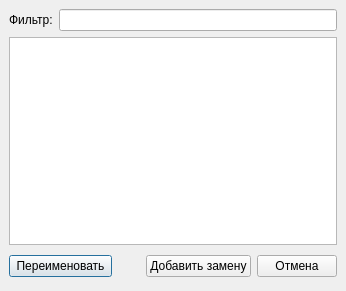
<ui version="4.0" >
 <class>ZamenaAddDialog</class>
 <widget class="QDialog" name="ZamenaAddDialog" >
  <property name="geometry" >
   <rect>
    <x>0</x>
    <y>0</y>
    <width>346</width>
    <height>291</height>
   </rect>
  </property>
  <property name="windowTitle" >
   <string>Dialog</string>
  </property>
  <layout class="QVBoxLayout" >
   <property name="margin" >
    <number>9</number>
   </property>
   <property name="spacing" >
    <number>6</number>
   </property>
   <item>
    <layout class="QHBoxLayout" >
     <property name="margin" >
      <number>0</number>
     </property>
     <property name="spacing" >
      <number>6</number>
     </property>
     <item>
      <widget class="QLabel" name="label" >
       <property name="text" >
        <string>Фильтр:</string>
       </property>
      </widget>
     </item>
     <item>
      <widget class="QLineEdit" name="le1" />
     </item>
    </layout>
   </item>
   <item>
    <widget class="SqlTable" name="tw" />
   </item>
   <item>
    <layout class="QHBoxLayout" >
     <property name="margin" >
      <number>0</number>
     </property>
     <property name="spacing" >
      <number>6</number>
     </property>
     <item>
      <widget class="QPushButton" name="pb_rename" >
       <property name="text" >
        <string> Переименовать </string>
       </property>
      </widget>
     </item>
     <item>
      <spacer>
       <property name="orientation" >
        <enum>Qt::Horizontal</enum>
       </property>
       <property name="sizeHint" >
        <size>
         <width>131</width>
         <height>31</height>
        </size>
       </property>
      </spacer>
     </item>
     <item>
      <widget class="QPushButton" name="pb_add_zamena" >
       <property name="text" >
        <string>Добавить замену</string>
       </property>
      </widget>
     </item>
     <item>
      <widget class="QPushButton" name="cancelButton" >
       <property name="text" >
        <string>Отмена</string>
       </property>
      </widget>
     </item>
    </layout>
   </item>
  </layout>
 </widget>
 <customwidgets>
  <customwidget>
   <class>SqlTable</class>
   <extends>QTableWidget</extends>
   <header>misc.h</header>
  </customwidget>
 </customwidgets>
 <tabstops>
  <tabstop>le1</tabstop>
  <tabstop>tw</tabstop>
  <tabstop>cancelButton</tabstop>
 </tabstops>
 <resources/>
 <connections>
  <connection>
   <sender>cancelButton</sender>
   <signal>clicked()</signal>
   <receiver>ZamenaAddDialog</receiver>
   <slot>reject()</slot>
   <hints>
    <hint type="sourcelabel" >
     <x>369</x>
     <y>253</y>
    </hint>
    <hint type="destinationlabel" >
     <x>179</x>
     <y>282</y>
    </hint>
   </hints>
  </connection>
 </connections>
</ui>
